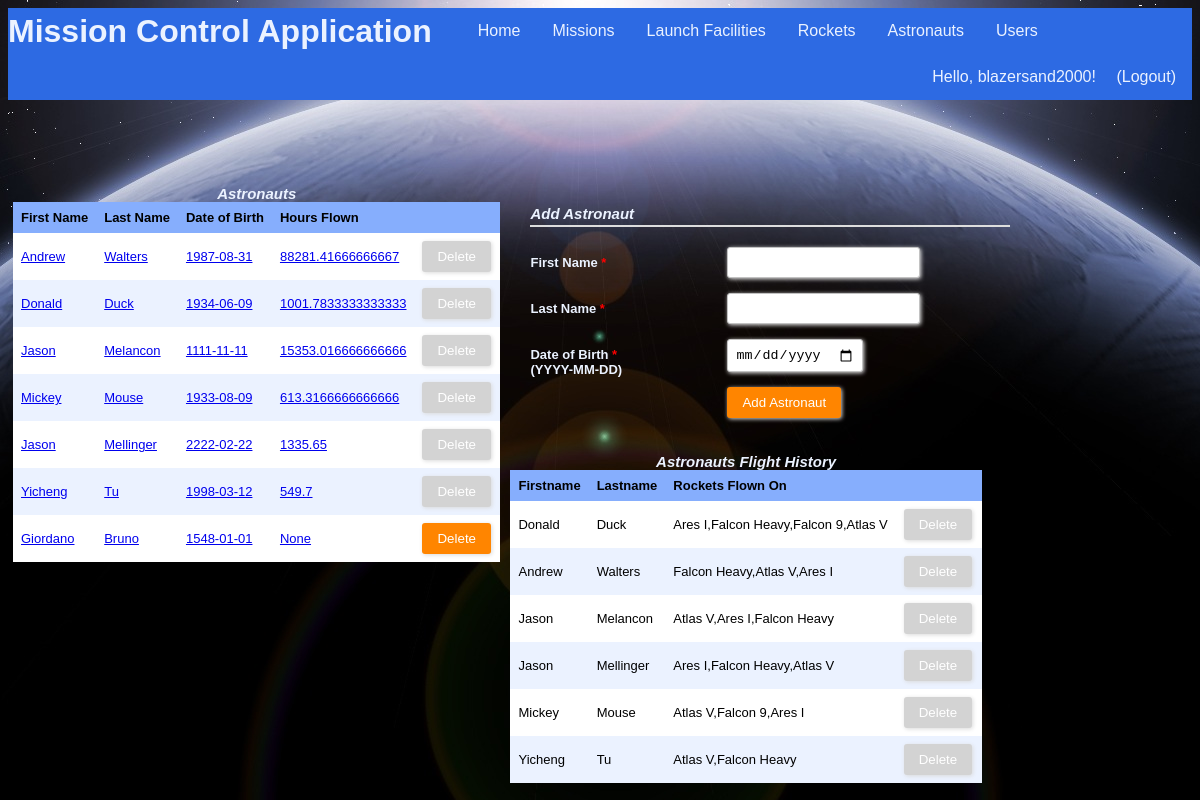
The page /astronauts (signed in) on the database as committed earlier.
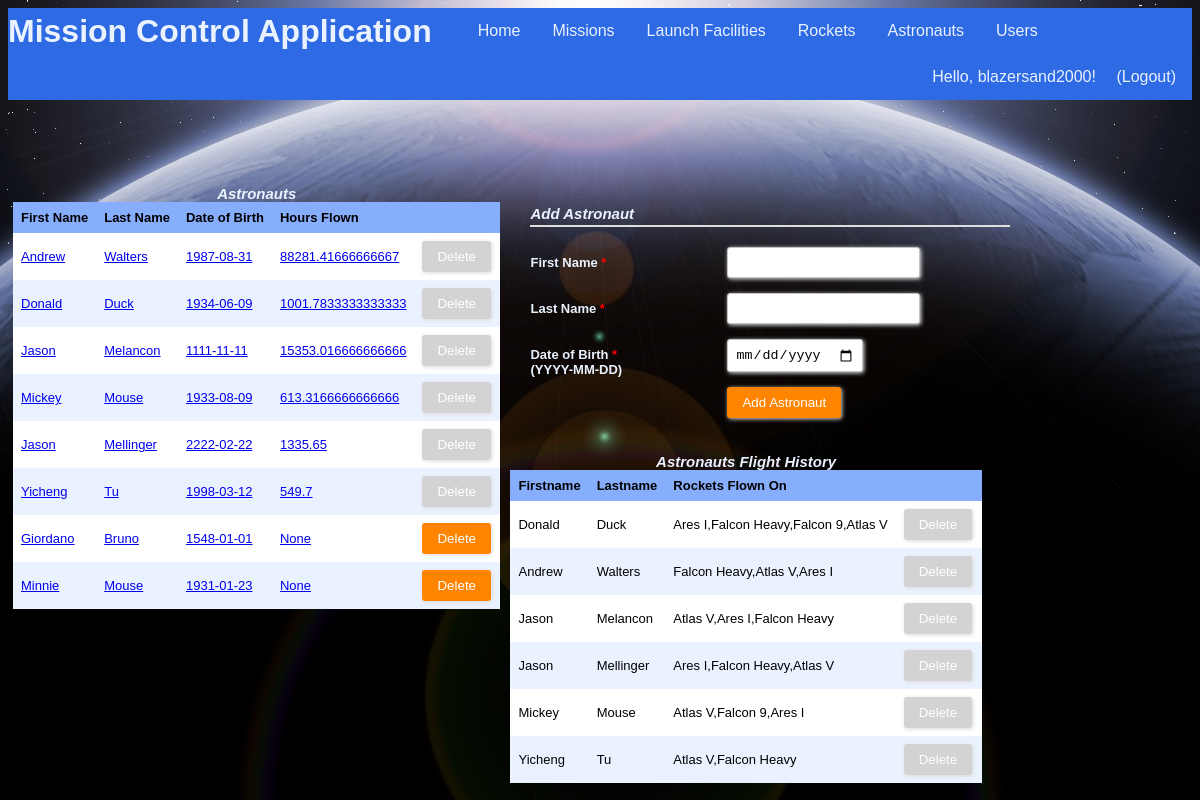
The same page on the database as committed later.
### tables this page shows
CREATE TABLE "Users" (
	`uid`	INTEGER NOT NULL PRIMARY KEY AUTOINCREMENT,
	`firstName`	TEXT NOT NULL,
	`lastName`	TEXT NOT NULL,
	`username`	TEXT NOT NULL UNIQUE,
	`password`	TEXT NOT NULL,
	`regTime`	TEXT NOT NULL,
	`lastLoginTime`	TEXT,
	`pid`	INTEGER NOT NULL
);

CREATE TABLE "Astronauts" (
	`aid`	INTEGER NOT NULL PRIMARY KEY AUTOINCREMENT,
	`firstName`	TEXT NOT NULL,
	`lastName`	TEXT NOT NULL,
	`dob`	TEXT NOT NULL
);

### app.py (the view, shortened to what this page needs)
@app.route("/astronauts", methods=["GET", "POST"])
@login_required
def showAstronauts():
    conn = sqlite3.connect(dbPath)
    conn.row_factory = sqlite3.Row
    c = conn.cursor()
    c.execute("SELECT aid, A.aid IN (SELECT aid FROM Crew) AS cannotDelete, firstName, lastName, dob, (SELECT SUM((strftime('%s',M.landTime) - strftime('%s',M.launchTime))/3600.0) FROM Mission M, Crew C WHERE M.mid = C.mid AND C.aid = A.aid) AS hoursFlown FROM Astronauts A")
    results = c.fetchall()
    c.execute("SELECT A.aid, 1, A.firstName, A.lastName, group_concat(DISTINCT R.rname) as Rockets FROM Astronauts A, Crew C, Mission M, Rockets R WHERE A.aid = C.aid AND C.mid = M.mid AND R.rid = M.rid GROUP BY A.firstName, A.lastName ORDER BY COUNT(DISTINCT R.rname) DESC;")
    astroHistory = c.fetchall()
    formInputs = [['firstName', 'text', 'First Name', []], ['lastName', 'text', 'Last Name', []], ['dob', 'date', 'Date of Birth', []]]
    conn.commit()
    conn.close()
    return render_template("astronauts.html", headers=("First Name","Last Name","Date of Birth","Hours Flown"), rows=results, inputs=formInputs, historyHeader=("Firstname", "Lastname", "Rockets Flown On"), historyRows=astroHistory)

### app.py (called while the page is built)
@login_manager.user_loader
def load_user(username):
    userRecord = DBgetUser(username)
    if userRecord:
        user = User(userRecord["username"], userRecord["password"], True)
        user.permission = userRecord["pid"]
        return user
    return None

def DBgetUser(username):
    conn = sqlite3.connect(dbPath)
    conn.row_factory = sqlite3.Row
    c = conn.cursor()
    c.execute("SELECT * from Users WHERE username = ?", (username,))
    userRecord = c.fetchone()
    conn.close()
    return userRecord

### templates/astronauts.html (shortened to what this page needs)
{% extends "main_template.html" %}
{% from 'macros.html' import GenerateTable, GenerateFormToAddEntry with context %}
{% block body %}
<section style="float:left">
	{{ GenerateTable('Astronauts', headers, rows, 'aid') }}
</section>
<section style="float:left">
	{% if current_user.permission == 3 %}
		{{ GenerateFormToAddEntry('Add Astronaut', inputs) }}
	{% endif %}
</section>
<section style="float:left">
	{{ GenerateTable('Astronauts Flight History', historyHeader, historyRows, 'aid') }}
</section>
{% endblock %}

### templates/main_template.html (shortened to what this page needs)
<!DOCTYPE html>
<html>
	<head>
		<link rel="stylesheet" type= "text/css" href="{{ url_for('static', filename='styles.css') }}">
	</head>
	<body>
		<header>
			<ul class="nav">
				<h1 class="nav">Mission Control Application</h1>
				<li class="nav"><a class="nav" href="{{ url_for('index') }}">Home</a></li>
				{% if current_user.is_authenticated %}
				<li class="nav"><a class="nav" href="{{ url_for('showMissions') }}">Missions</a></li>
				<li class="nav"><a class="nav" href="{{ url_for('showFacilities') }}">Launch Facilities</a></li>
				<li class="nav"><a class="nav" href="{{ url_for('showRockets') }}">Rockets</a></li>
				<li class="nav"><a class="nav" href="{{ url_for('showAstronauts') }}">Astronauts</a></li>
				<li class="nav"><a class="nav" href="{{ url_for('showUsers') }}">Users</a></li>
				{% endif %}
				<div class="user-greeting">
					{% if current_user.is_authenticated %}
  						Hello, {{ current_user.id }}!    <a class="nav" href="{{ url_for('showLogout') }}">(Logout)</a>
					{% else %}
						Hello, guest!    <a class="nav" href="{{ url_for('showLogin') }}">Login</a><a class="nav" href="{{ url_for('showSignup') }}">Sign Up</a>
					{% endif %}
				</div>
			</ul>
		</header>
		{% block body %}{% endblock %}
	</body>
</html>

### templates/macros.html (shortened to what this page needs)
{% macro GenerateTable(title, headers, rows, keyName) %}
	{% if rows %}
		<table>
			<caption>
				{{title}}
			</caption>
			<tr>
				{% for header in headers %}
				<th>{{header}}</th>
				{% endfor %}
				{% if current_user.permission == 3 %}
					<th/>
				{% endif %}
			</tr>
			{% for row in rows %}
			<tr id ="{{row[keyName]}}">
				{% for value in row %}
					{% if loop.index0 > 1 %}
						<td>
							{% if title == "Astronauts" %}
								<a href="{{ url_for('showAstronautInfo', aid = row[keyName]) }}">{{value|safe}}</a>
							{% else %}
								{{value|safe}}
							{% endif %}
						</td>
					{% endif %}
				{% endfor %}
				{% if row[1] == 1 %}
					{% set disabled = 'disabled' %}
				{% else %}
					{% set disabled = '' %}
				{% endif %}
				{% if current_user.permission == 3 %}
					<td>
						<div class="form-style-2" style="width:70px; padding: 0px 0px 0px 0px;">
							<form method="post">
								<input type="submit" value="Delete" name="delete.{{ row[0] }}" {{disabled}}/>
							</form>
						</div>
					</td>
				{% endif %}
			</tr>
			{% endfor %}
		</table>
	{% else %}
		No records found!
	{% endif %}
{% endmacro %}
{% macro GenerateFormToAddEntry(submitButtonText, inputs) %}
	<div class="form-style-2">
	<div class="form-style-2-heading">{{submitButtonText}}</div>
	<form method="post">
		{% for fieldName, fieldType, fieldLabel, optionalValues in inputs %}
			{% if fieldType == 'text' %}
				<label for="{{fieldName}}"><span>{{fieldLabel}} <span class="required">*</span></span><input type="text" class="input-field" name="{{fieldName}}" required/></label>
			{% elif fieldType == 'password' %}
				<label for="{{fieldName}}"><span>{{fieldLabel}} <span class="required">*</span></span><input type="password" class="input-field" name="{{fieldName}}" required/></label>
			{% elif fieldType == 'number' %}
				<label for="{{fieldName}}"><span>{{fieldLabel}} <span class="required">*</span></span><input type="number" class="input-field" name="{{fieldName}}" required/></label>
			{% elif fieldType == 'selectmultiple' %}
				<label for="{{fieldName}}"><span>{{fieldLabel}} <span class="required">*</span></span><select multiple name="{{fieldName}}" class="select-field" required>
				{% for id, displayName in optionalValues %}
					<option value="{{id}}">{{displayName}}</option>
				{% endfor %}
				</select></label>
			{% elif fieldType == 'datetime' %}
				<label for="{{fieldName}}"><span>{{fieldLabel}} <span class="required">*</span></br>(YYYY-MM-DDTHH:MM)</span><input type="datetime-local" class="input-field" name="{{fieldName}}" id="{{optionalValues[0]}}" onchange="changeEnd()" required></label>
			{% elif fieldType == 'date' %}
				<label for="{{fieldName}}"><span>{{fieldLabel}} <span class="required">*</span></br>(YYYY-MM-DD)</span><input type="date" class="input-field" name="{{fieldName}}" required></label>
			{% elif fieldType == 'radio' %}
				<label for="{{fieldName}}"><span>{{fieldLabel}} <span class="required">*</span></span>
				{% for id, displayName in optionalValues %}
					<input type="radio" name="permission" value="{{id}}" required> {{displayName}}
				{% endfor %}
				</label>
			{% endif %}
		{% endfor %}
		<label><span>&nbsp;</span><input type="submit" name="action" value="{{submitButtonText}}"/></label>
	</form>
	</div>
{% endmacro %}

### static/styles.css (style rules this page uses)
:root { --light-blue: #EBF2FF; --medium-blue: #86AEFD; --dark-blue: #2D6AE3; }
header { margin-bottom: 80px; }
ul.nav { list-style-type: none; text-align: center; display: block; margin: 0; padding: 0; overflow: hidden; background-color: var(--dark-blue); }
li.nav { float: left; }
a.nav { display: inline-block; color: var(--light-blue); text-align: center; padding: 14px 16px; text-decoration: none; font-family: "Trebuchet MS", Helvetica, sans-serif; }
h1.nav { float: left; margin: 0; padding: 5px 30px 0px 0px; font-family: "Trebuchet MS", Helvetica, sans-serif; color: var(--light-blue); vertical-align: bottom; }
.user-greeting { float: right; list-style-type: none; text-align: center; margin: 0; overflow: hidden; background-color: var(--dark-blue); text-align: center; vertical-align: center; text-decoration: none; font-family: "Trebuchet MS", Helvetica, sans-serif; color: var(--light-blue); }
section { margin: 5px; }
table { border-collapse: collapse; width: 100%; table-layout: auto; }
th, td { text-align: left; padding: 8px; font: 13px Arial, Helvetica, sans-serif; }
caption { font: 13px Arial, Helvetica, sans-serif; font-weight: bold; font-style: italic; font-size: 15px; color: var(--light-blue); }
tr { background-color: var(--light-blue) }
tr:nth-child(even) { background-color: white }
th { background-color: var(--medium-blue); font-weight: bold; }
.form-style-2 { width: 480px; max-width: 650px; padding: 20px 12px 10px 20px; font: 13px Arial, Helvetica, sans-serif; color: var(--light-blue); }
.form-style-2-heading { font-weight: bold; font-style: italic; border-bottom: 2px solid #ddd; margin-bottom: 20px; font-size: 15px; padding-bottom: 3px; }
.form-style-2 label { display: block; margin: 0px 0px 15px 0px; }
.form-style-2 label > span { width: 40%; font-weight: bold; float: left; padding-top: 8px; padding-right: 5px; }
.form-style-2 span.required { color:red; }
.form-style-2 input.input-field, .form-style-2 .tel-number-field, .form-style-2 .textarea-field, .form-style-2 .select-field { box-sizing: border-box; -webkit-box-sizing: border-box; -moz-box-sizing: border-box; border: 1px solid #C2C2C2; box-shadow: 1px 1px 4px #EBEBEB; -moz-box-shadow: 1px 1px 4px #EBEBEB; -webkit-box-shadow: 1px 1px 4px #EBEBEB; border-radius: 3px; -webkit-border-radius: 3px; -moz-border-radius: 3px; padding: 7px; outline: none; }
.form-style-2 input[type=submit], .form-style-2 input[type=button] { border: none; padding: 8px 15px 8px 15px; background: #FF8500; color: #fff; box-shadow: 1px 1px 4px #DADADA; -moz-box-shadow: 1px 1px 4px #DADADA; -webkit-box-shadow: 1px 1px 4px #DADADA; border-radius: 3px; -webkit-border-radius: 3px; -moz-border-radius: 3px; }
.form-style-2 input[type=submit]:disabled, .form-style-2 input[type=button]:disabled { background: lightgray; color: #fff; }

Rows that differ between the two databases and show on the page:
added Astronauts: firstName "Minnie", lastName "Mouse", dob "1931-01-23", row "None"
